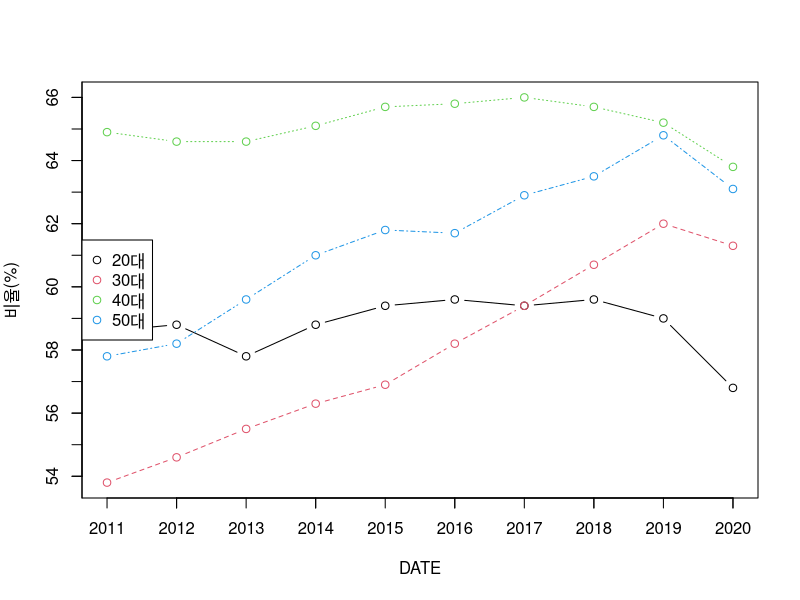

Reproduce this figure in R.
df <- read.table('./assignment/question2/data/EMPLOYED_BY_GENDER_AND_AGE_RATE.csv', sep = ',')[-1, c(-1, -2)]
rate <- colSums(df)
df <- t(rbind(df))

value_range <- 2011:2020
matplot(df, type = "b", pch = 1, col = 1:4, ylab = "비율(%)", xlab = "DATE", labels = F)
axis(side = 2, at = 1:100)
axis(side = 1, at = seq_along(value_range), value_range)
legend('left', legend = c('20대', '30대', '40대', '50대'), pch = 1, col = 1:4)
